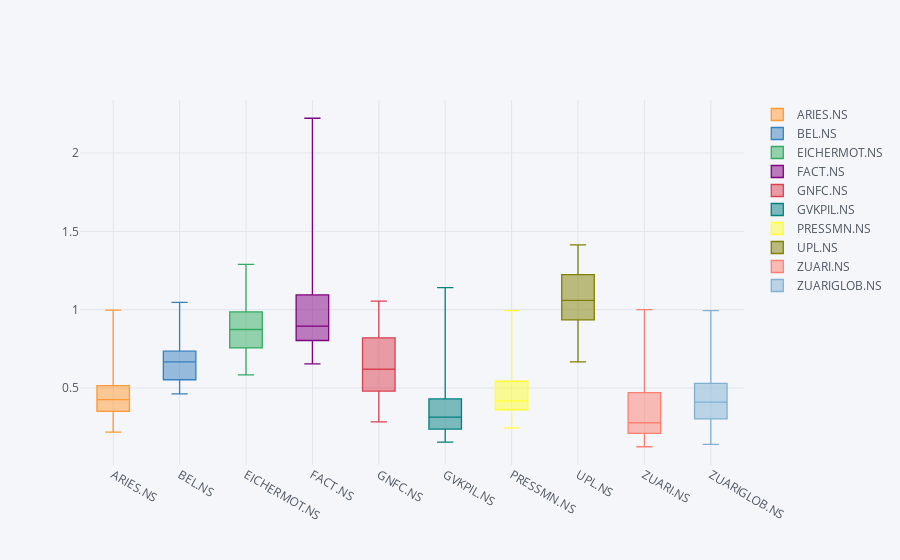

Notebook code cell kept with this figure:
### Markdown cell above
From the graph, we can see that the companies that are having highest slope are the ones with maximum returns. The top 3 companies are:

    1. FACT
    2. Zuari Global
    3. BEL

### Code cell
cummulative_returns.iplot(kind= 'box')

### Figure 1 — Plotly figure (JSON) as saved in the notebook; plotly's stock layout.template omitted (floating-point values rounded to 4 significant figures; data arrays with more than 128 entries replaced by an {"elided": "..."} marker saying what was removed)
{"data": [{"boxpoints": false, "line": {"width": 1.3}, "marker": {"color": "rgba(255, 153, 51, 1.0)"}, "name": "ARIES.NS", "orientation": "v", "type": "box", "y": {"elided": "749 float values"}}, {"boxpoints": false, "line": {"width": 1.3}, "marker": {"color": "rgba(55, 128, 191, 1.0)"}, "name": "BEL.NS", "orientation": "v", "type": "box", "y": {"elided": "749 float values"}}, {"boxpoints": false, "line": {"width": 1.3}, "marker": {"color": "rgba(50, 171, 96, 1.0)"}, "name": "EICHERMOT.NS", "orientation": "v", "type": "box", "y": {"elided": "749 float values"}}, {"boxpoints": false, "line": {"width": 1.3}, "marker": {"color": "rgba(128, 0, 128, 1.0)"}, "name": "FACT.NS", "orientation": "v", "type": "box", "y": {"elided": "749 float values"}}, {"boxpoints": false, "line": {"width": 1.3}, "marker": {"color": "rgba(219, 64, 82, 1.0)"}, "name": "GNFC.NS", "orientation": "v", "type": "box", "y": {"elided": "749 float values"}}, {"boxpoints": false, "line": {"width": 1.3}, "marker": {"color": "rgba(0, 128, 128, 1.0)"}, "name": "GVKPIL.NS", "orientation": "v", "type": "box", "y": {"elided": "749 float values"}}, {"boxpoints": false, "line": {"width": 1.3}, "marker": {"color": "rgba(255, 255, 51, 1.0)"}, "name": "PRESSMN.NS", "orientation": "v", "type": "box", "y": {"elided": "749 float values"}}, {"boxpoints": false, "line": {"width": 1.3}, "marker": {"color": "rgba(128, 128, 0, 1.0)"}, "name": "UPL.NS", "orientation": "v", "type": "box", "y": {"elided": "749 float values"}}, {"boxpoints": false, "line": {"width": 1.3}, "marker": {"color": "rgba(251, 128, 114, 1.0)"}, "name": "ZUARI.NS", "orientation": "v", "type": "box", "y": {"elided": "749 float values"}}, {"boxpoints": false, "line": {"width": 1.3}, "marker": {"color": "rgba(128, 177, 211, 1.0)"}, "name": "ZUARIGLOB.NS", "orientation": "v", "type": "box", "y": {"elided": "749 float values"}}], "layout": {"legend": {"bgcolor": "#F5F6F9", "font": {"color": "#4D5663"}}, "paper_bgcolor": "#F5F6F9", "plot_bgcolor": "#F5F6F9", "title": {"font": {"color": "#4D5663"}}, "xaxis": {"gridcolor": "#E1E5ED", "showgrid": true, "tickfont": {"color": "#4D5663"}, "title": {"font": {"color": "#4D5663"}, "text": ""}, "zerolinecolor": "#E1E5ED"}, "yaxis": {"gridcolor": "#E1E5ED", "showgrid": true, "tickfont": {"color": "#4D5663"}, "title": {"font": {"color": "#4D5663"}, "text": ""}, "zerolinecolor": "#E1E5ED"}}}
